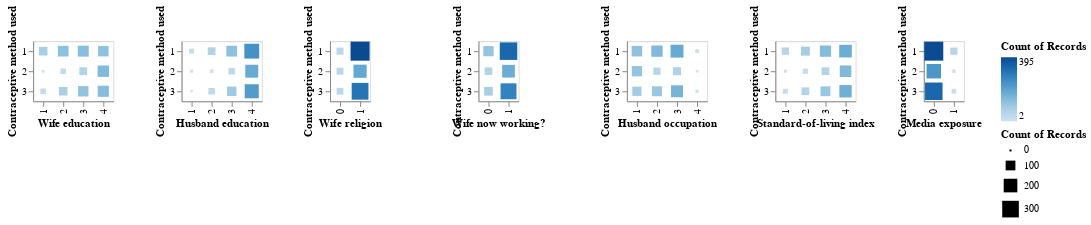

The code cell stored with this chart in its notebook:
### Markdown cell above
Overall, the survey captured women with high levels of education, religious belief, educated partners and living at a high standard of living.

### Code cell
alt.Chart(train_df).mark_square().encode(
    x=alt.X(alt.repeat(), type="nominal"),
    y="Contraceptive method used:O",
    color='count()',
    size='count()'
).repeat(categorical_features)

### Figure 1 — Vega-Lite specification as saved in the notebook (floating-point values rounded to 4 significant figures; data arrays with more than 128 entries replaced by an {"elided": "..."} marker saying what was removed)
{"$schema": "https://vega.github.io/schema/vega-lite/v4.8.1.json", "config": {"view": {"continuousHeight": 300, "continuousWidth": 400}}, "datasets": {"data-2ecc569351b350be7a678684307e3d89": {"elided": "1031 records"}}, "repeat": ["Wife education", "Husband education", "Wife religion", "Wife now working?", "Husband occupation", "Standard-of-living index", "Media exposure"], "spec": {"data": {"name": "data-2ecc569351b350be7a678684307e3d89"}, "encoding": {"color": {"aggregate": "count", "type": "quantitative"}, "size": {"aggregate": "count", "type": "quantitative"}, "x": {"field": {"repeat": "repeat"}, "type": "nominal"}, "y": {"field": "Contraceptive method used", "type": "ordinal"}}, "mark": "square"}}
